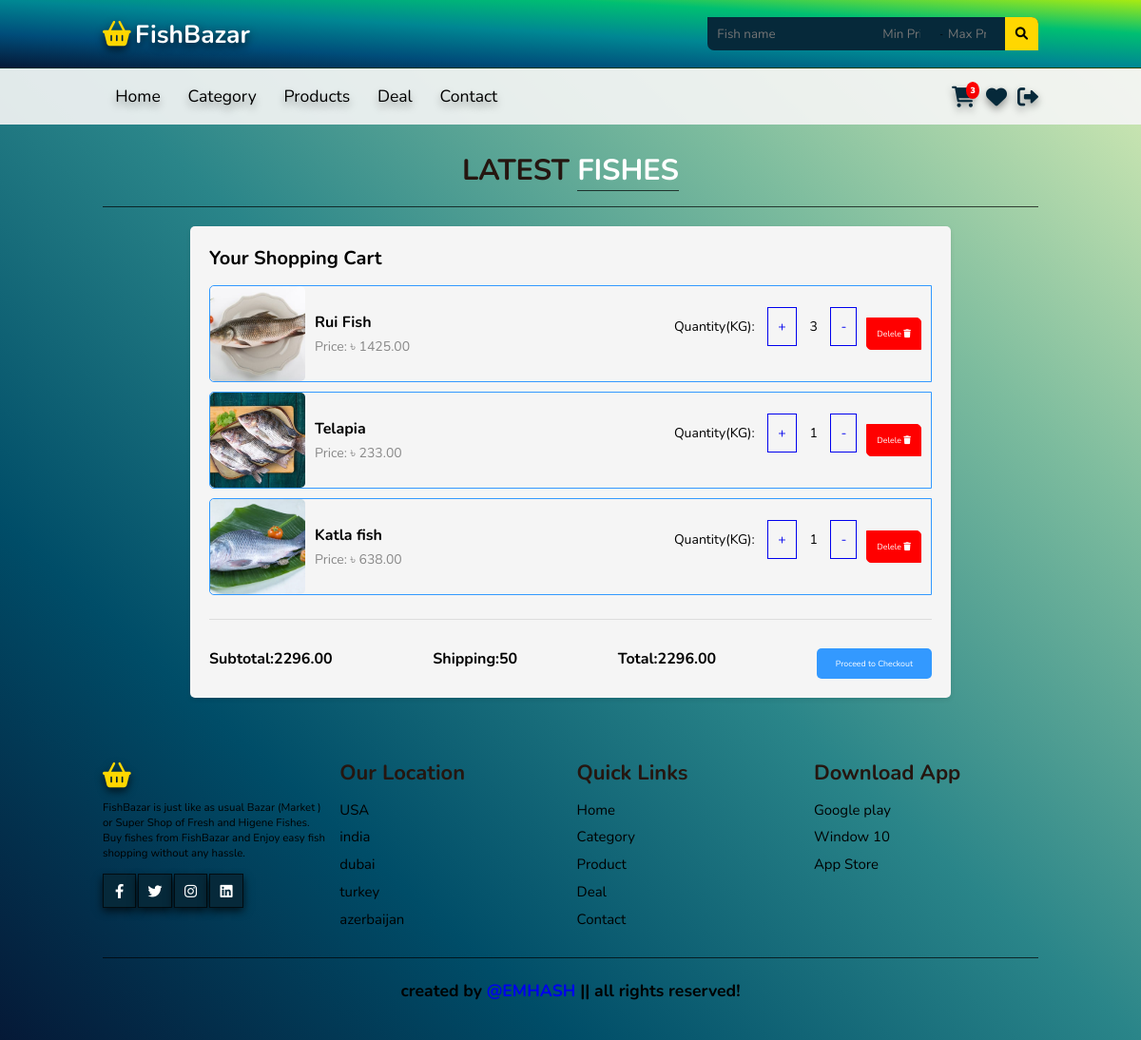
Screenshot of /cart/ (signed in) with the database file from the repository.
### users/models.py (models this page shows, shortened)
class User(AbstractBaseUser, PermissionsMixin):
    email = models.EmailField(unique=True, null=False)
    is_staff = models.BooleanField(
        gettext_lazy('I am staff'),
        default=False,
    help_text = gettext_lazy('If the user is admin stuff of this site then can see admin panel')
    )
    is_active = models.BooleanField(
        gettext_lazy('account active'),
        default=True,
        help_text=gettext_lazy('A user should be treated as active. Admin can unselect this instead of deleting accounts')
    )
    ROLE_CHOICES = (
        ('admin', 'Admin'),
        ('customer', 'Customer'),
    )
    role = models.CharField(
        max_length=20,
        choices=ROLE_CHOICES,
        default='admin',
    )
    USERNAME_FIELD = 'email'
    objects = MyCustomManager()

class CommonBaseModel(models.Model):
    uid = models.UUIDField(primary_key=True, default= uuid.uuid4, editable=False)
    created_at = models.DateTimeField(auto_now_add=True)
    updated_at = models.DateTimeField(auto_now=True)
    class Meta:
        abstract = True

class Profile(CommonBaseModel):
    user = models.OneToOneField(User, on_delete=models.CASCADE, related_name='profile')
    details_filled = models.BooleanField(default=False)
    image = models.ImageField(upload_to="UserImages",default="default.jpg")
    age = models.DateField(auto_now=False, auto_now_add=False, null=True)
    address = models.CharField( max_length=500,null=True)

### market/models.py (models this page shows, shortened)
class CommonBaseModel(models.Model):
    uid = models.UUIDField(primary_key=True, default= uuid.uuid4, editable=False)
    created_at = models.DateTimeField(auto_now_add=True)
    updated_at = models.DateTimeField(auto_now=True)
    class Meta:
        abstract = True

class CartItem(CommonBaseModel):
    user = models.ForeignKey(Profile, on_delete=models.CASCADE)
    fish = models.ForeignKey(Fish, on_delete=models.CASCADE)
    quantity = models.IntegerField(default=1)
    purchased = models.BooleanField(default=False)
    def subtotal(self):
        return self.fish.discounted_price() * self.quantity

class Fish(CommonBaseModel):
    name = models.CharField(max_length=100)
    image = models.ImageField(upload_to="Fishes")
    price = models.DecimalField(max_digits=10, decimal_places=2)
    category = models.ForeignKey(Category, on_delete=models.CASCADE)
    discount = models.DecimalField(max_digits=5, decimal_places=2, blank=True, null=True)
    def discounted_price(self):
        if self.discount:
            return self.price - self.discount
        else:
            return self.price

class Order(CommonBaseModel):
    user = models.ForeignKey(Profile, on_delete=models.CASCADE)
    ordered_items = models.ManyToManyField(CartItem)
    payment = models.BooleanField(default=False)
    payment_id = models.CharField( max_length=300, null=True,blank=True)
    order_id = models.UUIDField(default= uuid.uuid4)
    def get_total(self):
        total = 0
        for item in self.ordered_items.all():
            total += item.subtotal()
        return total

### market/views.py (the view)
# urls.py: path("cart/", views.cart, name="cart" ),
@login_required()
def cart(request):
    profile = request.user.profile # as it is one to one field
    if Order.objects.filter(user = request.user.profile, payment=False).exists():
        cart_items = CartItem.objects.filter(user = profile, purchased = False)
        ordered = Order.objects.filter(user = profile, payment = False).first()
        context ={
            "cart":cart_items,
            "orders":ordered,
        }
        return render(request, "frontend/cart.html", context)
    else:
        print("You have no order.")
    return redirect("homepage")

### market/templatetags/common.py (called while the page is built)
@register.filter
def cart_data(user):
    if user:
        if Order.objects.filter(user = user, payment=False).exists():
            carts = CartItem.objects.filter(user=user, purchased = False)
    else:
        carts = None
    if carts:
        item = carts.count()
        return item
    else:
        item = 0
        return item

### templates/frontend/cart.html (shortened to what this page needs)
{% extends "frontend/base/base.html" %}
{% load static %}
{% block css %}
<link rel="stylesheet" href="{% static "css/cart.css" %}">
{% endblock css %}
{% block content %}
<section class="product" id="product">
    <h1 class="heading">latest <span>Fishes</span></h1>
    <div  class="cart-container">
      <h2 class="cart-title">Your Shopping Cart</h2>
      <div class="cart-items-wrapper">
        {% for the_item in cart %}
        <div class="cart-item">
          <img src="{{the_item.fish.image.url}}" alt="Fish Image" class="cart-item-image">
          <div class="cart-item-details">
            <h3 class="cart-item-name">{{the_item.fish.name}}</h3>
            <p class="cart-item-price">Price: <span class="item-price"> &#2547 {{the_item.subtotal}} </span></p>
          </div>
          <div class="quantiy">
            <p class="cart-item-quantity"> Quantity(KG):
              <a href="{% url "cart_plus" the_item.uid %}" class="plus">+</a>
              {{the_item.quantity}}
              <a href="{% url "cart_minus" the_item.uid %}" class="minus"> - </a>
            </p>
          </div>
          <a href="{% url "delete_cart_product" the_item.uid %}" class="delete">Delele  <i class="fas fa-trash"></i></a>
        </div>
        {% endfor %}
      </div>
      <div class="cart-totals-wrapper">
        <div class="cart-subtotal">
          <span class="subtotal-label">Subtotal:{{orders.get_total}}</span>
        </div>
        <div class="cart-shipping-cost">
          <span class="shipping-cost-label">Shipping:50</span>
        </div>
        <div class="cart-total">
          <span class="total-label">Total:{{orders.get_total }}</span>
        </div>
        <a href="#" class="cart-checkout-btn">Proceed to Checkout</a>
      </div>
    </div>
  </section>
{% endblock content %}

### templates/frontend/base/base.html (shortened to what this page needs)
{% load common %}
{% load static %}
<!DOCTYPE html>
<html lang="en">
  <head>
    <link rel="stylesheet" href="https://cdnjs.cloudflare.com/ajax/libs/font-awesome/6.0.0-beta3/css/all.min.css">
    <link rel="stylesheet" href="{% static "css/style.css" %}">
    {% block css %}{% endblock css %}
  </head>
  <body>
    <header>
      <div class="header1">
        <a href="#" class="logo"><i class="fas fa-shopping-basket"></i>FishBazar</a>
        <form action="/products/?" >
          <div class="search-local">
            <input class="input1" name = "name" type="text" placeholder="Fish name">
            <input class="input2"  type="number" name="price_min"  placeholder="Min Price"><span>-</span>
            <input class="input2" type="number" name="price_max" placeholder="Max Price">
            <button type="submit">
              <i class="fas fa-search"> </i>
            </button>
          </div>
        </form>
      </div>
      <div class="header2">
        <nav class="navbar">
          <a href="{% url "homepage" %}">Home</a>
          <a href="#category">Category</a>
          <a href="{% url "products" %}">Products</a>
          <a href="#deal">Deal</a>
          <a href="#contact">Contact</a>
        </nav>
        <div class="icons">
          {% if user.is_authenticated %}
          <a href="{% url "cart" %}" class="fas fa-shopping-cart"><span>{{ request.user.profile | cart_data }}</span></a>
          <a href="#" class="fas fa-heart">{% if fav_item %}<span>{{fav_item}}</span>{% endif %}</a>
          <a href="{% url "logout_view" %}" class="fas fa-sign-out-alt"></a>
          {% else %}
          <a href="{% url "cart" %}" class="fas fa-shopping-cart"><span></span></a>
          <a href="#" class="fas fa-heart">{% if fav_item %}<span>{{fav_item}}</span>{% endif %}</a>
          <a href="{% url "loginpage" %}" class="fas fa-user-circle"></a>
          {% endif %}
        </div>
      </div>
    </header>
    {% block content %}{% endblock content %}
    <section class="footer">
      <div class="box-container">
        <div class="box">
          <a href="" class="logo"><i class="fas fa-shopping-basket"></i></a>
          <p>
            FishBazar is just like as usual Bazar (Market ) or Super Shop of Fresh and Higene Fishes.
            Buy fishes from FishBazar and Enjoy easy fish shopping without any hassle.
          </p>
          <div class="share">
            <a href="#" class="btn fab fa-facebook-f"></a>
            <a href="#" class="btn fab fa-twitter"></a>
            <a href="#" class="btn fab fa-instagram"></a>
            <a href="#" class="btn fab fa-linkedin"></a>
          </div>
        </div>
        <div class="box">
          <h3>Our Location</h3>
          <div class="links">
            <a href="#">USA</a>
            <a href="#">india</a>
            <a href="#">dubai</a>
            <a href="#">turkey</a>
            <a href="#">azerbaijan</a>
          </div>
        </div>
        <div class="box">
          <h3>Quick Links</h3>
          <div class="links">
            <a href="#">Home</a>
            <a href="#">Category</a>
            <a href="#">Product</a>
            <a href="#">Deal</a>
            <a href="#">Contact</a>
          </div>
        </div>
        <div class="box">
          <h3>Download App</h3>
          <div class="links">
            <a href="#">Google play</a>
            <a href="#">Window 10</a>
            <a href="#">App Store</a>
          </div>
        </div>
      </div>
      <h1 class="credit"> created by <a class="nav-link" href="https://ashiq.my.id/"> @EMHASH </a> || all rights reserved! </h1>
    </section>
  </body>
</html>

### static/css/style.css (style rules this page uses)
:root { --green:#c4f3d8; --black:#251610; --darkgreen:#06293a; }
body { background: var(--green); background-image: linear-gradient(to right top, #051937, #004d68, #2a8589, #7dbc9e, #def0b6); }
* { font-family: 'Nunito', sans-serif; margin: 0; padding: 0; box-sizing: border-box; outline: none; border: none; text-decoration: none; transition: all .2s linear; }
html { font-size: 62.5%; overflow-x: hidden; scroll-padding-top: 6.5rem; scroll-behavior: smooth; }
section { padding: 2rem 9%; }
.search-local { background-color: var(--darkgreen); padding-left: 10px; border-bottom-left-radius: 7px; border-top-right-radius: 7.5px; display: flex; height: 35px; align-items: center; }
.search-local input { color: #fff; background-color: var(--darkgreen); height: 20px; }
.search-local button { background-color: gold; border-top-right-radius: 7px; height: 35px; width: 35px; cursor: pointer; }
.search-local input[type="number"] { width: 55px; height: 20px; margin: 5px; }
.btn { display:inline-block; margin-top:1rem; background: var(--darkgreen); color: #fff; padding: .8rem 3rem; font-size:1.7rem; text-align:center; cursor: pointer; box-shadow: 0 0.5rem 1rem rgba(0,0,0,0.7); border:0.1rem solid rgba(0,0,0,0.7); }
.heading { text-align: center; color: var(--black); text-transform: uppercase; padding:1rem; font-size: 3.5rem; padding-bottom:2rem; border-bottom: 0.1rem solid rgba(0,0,0,0.7); }
.heading span { color: #ffffff; text-transform: uppercase; border-bottom: 0.1rem solid rgba(0,0,0,0.7); }
.header1 { background-image: linear-gradient(to right top, #051937, #004d7a, #008793, #00bf72, #a8eb12); display:flex; align-items: center; justify-content: space-between; padding:2rem 9%; border-bottom: 0.1rem solid rgba(0,0,0,0.7); }
.logo { color: #ffffff; font-weight: bold; font-size: 3rem; text-shadow: 0 0.5rem 1rem rgba(0, 0, 0, 0.7); }
.logo i { padding-right: .5rem; color: gold; text-shadow: 0 0.5rem 1rem rgba(0, 0, 0, 0.7); }
.header2 { background:rgba(245, 245, 245, 0.904); display: flex; align-items: center; justify-content:space-between; padding:2rem 9%; position: relative; }
.header2 .navbar a { padding:.5rem 1.5rem; font-size: 2rem; border-radius: .5rem; color: black; text-shadow: 0 0.5rem 1rem rgba(0, 0, 0, 0.4); }
.header2 .icons { position: relative; }
.header2 .icons a { font-size: 2.5rem; color: var(--darkgreen); padding-left: 1rem; text-shadow: 0 0.5rem 1rem rgba(0, 0, 0, 0.4); position: relative; }
.header2 .icons span { position: absolute; top: -0.5rem; right: -0.5rem; background-color: red; color: white; border-radius: 50%; padding: 0.5rem; font-size: 1rem; }
.footer .box-container { display: flex; gap:1.5rem; flex-wrap: wrap; }
.footer .box-container .box { padding:1rem 0; flex: 1 1 25rem; }
.footer .box-container .box .share a { padding: 0; height:4rem; width: 4rem; line-height: 4rem; text-align: center; }
.footer .box-container .box h3 { font-size: 2.5rem; color: var(--black); }
.footer .box-container .box p { font-size: 1.3rem; color:#000; padding: .7rem 0; }
.footer .box-container .box .links { padding: 1rem 0; }
.footer .box-container .box .links a { display:block; padding: .5rem 0; font-size: 1.7rem; color: #000; }
.footer .credit { padding: 2.5rem 1rem; border-top:.1rem solid rgba(0,0,0,0.7); margin-top: 1rem; text-align:center; font-size: 2rem; }
@media (max-width:1200px) { html { font-size: 55%; } }

### rows the page displays
User: user.profile|cart_data "3"
CartItem: fish.image (picture), fish.name "Rui Fish", subtotal "1425.00", quantity "3"
CartItem: fish.image (picture), fish.name "Telapia", subtotal "233.00", quantity "1"
CartItem: fish.image (picture), fish.name "Katla fish", subtotal "638.00", quantity "1"
Order: get_total "2296.00"
